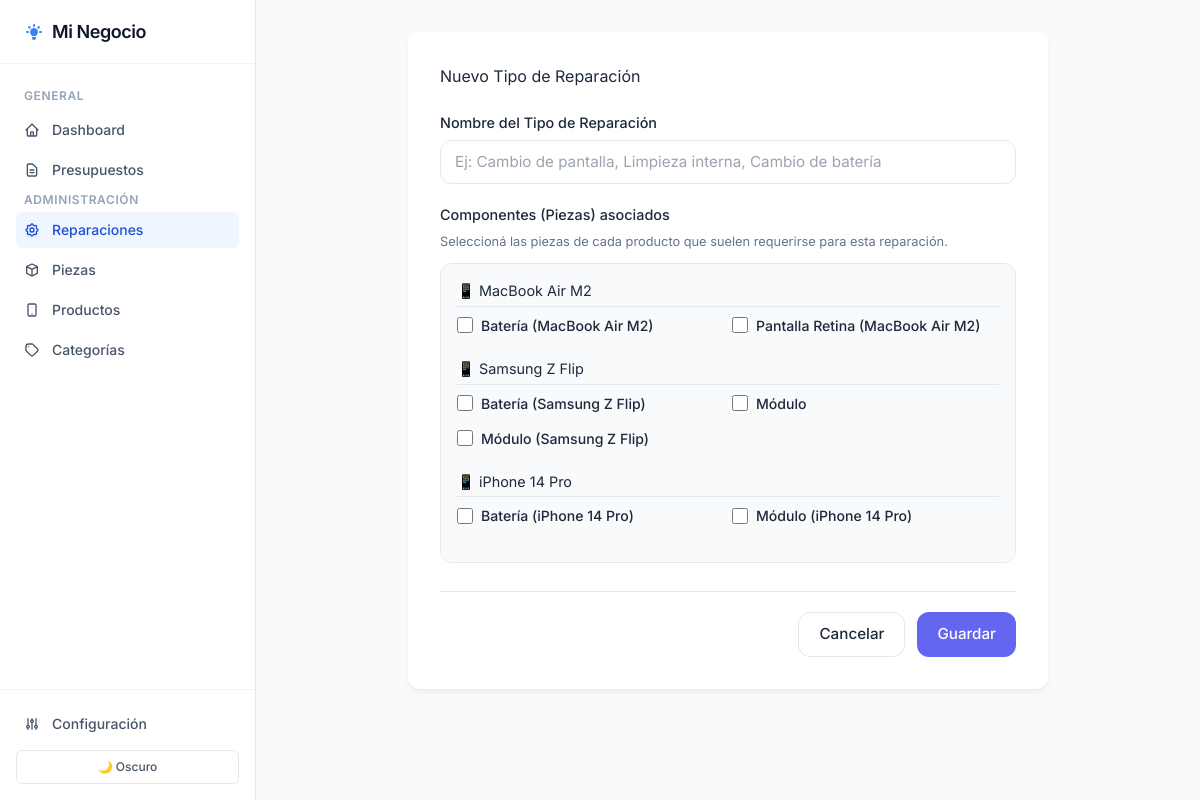
Screenshot of /tipos-reparacion/nuevo with the database file from the repository.
### tables this page shows
CREATE TABLE configuracion (
                clave TEXT PRIMARY KEY,
                valor TEXT NOT NULL,
                descripcion TEXT
            );

CREATE TABLE producto (
                id           INTEGER PRIMARY KEY AUTOINCREMENT,
                nombre       TEXT NOT NULL,
                categoria_id INTEGER NOT NULL,
                activo       INTEGER NOT NULL DEFAULT 1,
                FOREIGN KEY (categoria_id) REFERENCES categoria(id)
            );

CREATE TABLE pieza (
                id          INTEGER PRIMARY KEY AUTOINCREMENT,
                nombre      TEXT NOT NULL,
                producto_id INTEGER NOT NULL,
                activo      INTEGER NOT NULL DEFAULT 1,
                FOREIGN KEY (producto_id) REFERENCES producto(id)
            );

### app.py (the view)
@app.route("/tipos-reparacion/nuevo")
def vista_tipo_reparacion_nuevo():
    conn = None
    try:
        conn = get_connection()
        cur = conn.cursor()
        cur.execute("SELECT id, nombre FROM producto WHERE activo = 1 ORDER BY nombre")
        productos = [dict(r) for r in cur.fetchall()]
        cur.execute("SELECT id, nombre, producto_id FROM pieza WHERE activo = 1 ORDER BY nombre")
        piezas = [dict(r) for r in cur.fetchall()]
        piezas_por_producto = {}
        for p in productos:
            piezas_por_producto[p['id']] = {
                'nombre': p['nombre'],
                'piezas': []
            }
        for pz in piezas:
            pid = pz['producto_id']
            if pid in piezas_por_producto:
                piezas_por_producto[pid]['piezas'].append(pz)
        piezas_por_producto = {k: v for k, v in piezas_por_producto.items() if len(v['piezas']) > 0}
        return render_template("reparaciones/form.html", tipo=None, piezas_por_producto=piezas_por_producto, piezas_asociadas=[])
    finally:
        if conn:
            conn.close()

### app.py (called while the page is built)
def get_connection():
    conn = sqlite3.connect(DB_PATH)
    conn.row_factory = sqlite3.Row          # permite acceder columnas por nombre
    conn.execute("PRAGMA foreign_keys = ON")
    return conn

### templates/reparaciones/form.html (shortened to what this page needs)
{% extends 'base.html' %}
{% set seccion = 'reparaciones' %}
{% block content %}
<div class="form-container">
    <h2>{{ 'Editar Tipo de Reparación' if tipo else 'Nuevo Tipo de Reparación' }}</h2>
    <form action="{{ '/tipos-reparacion/' + tipo.id|string + '/actualizar' if tipo else '/tipos-reparacion/crear' }}"
          method="POST" class="styled-form">
        <div class="form-group">
            <label for="nombre">Nombre del Tipo de Reparación</label>
            <input type="text" id="nombre" name="nombre"
                   value="{{ tipo.nombre if tipo else '' }}"
                   placeholder="Ej: Cambio de pantalla, Limpieza interna, Cambio de batería"
                   required>
        </div>
        <div class="form-group">
            <label>Componentes (Piezas) asociados</label>
            <p class="hint" style="margin-bottom: 12px;">
                Seleccioná las piezas de cada producto que suelen requerirse para esta reparación.
            </p>
            <div class="product-pieces-container" style="max-height: 300px; overflow-y: auto; border: 1px solid var(--border-color); border-radius: var(--radius); padding: 16px; background: #f8fafc;">
                {% for prod_id, prod_data in piezas_por_producto.items() %}
                <div class="product-group" style="margin-bottom: 16px;">
                    <h4 style="font-size: 0.9rem; margin-bottom: 8px; color: var(--text-primary); border-bottom: 1px solid var(--border-color); padding-bottom: 4px; display: flex; align-items: center; gap: 6px;">
                        📱 {{ prod_data.nombre }}
                    </h4>
                    <div class="check-grid-horizontal" style="display: grid; grid-template-columns: repeat(auto-fill, minmax(200px, 1fr)); gap: 8px;">
                        {% for pieza in prod_data.piezas %}
                        <label class="check-item" style="display: flex; align-items: center; gap: 8px; cursor: pointer; font-size: 0.88rem;">
                            <input type="checkbox" name="piezas" value="{{ pieza.id }}"
                                   style="width: 16px; height: 16px; accent-color: var(--primary-color);">
                            <span>{{ pieza.nombre }}</span>
                        </label>
                        {% endfor %}
                    </div>
                </div>
                {% else %}
                <p class="text-muted text-sm" style="text-align: center; padding: 12px 0;">No hay piezas activas registradas.</p>
                {% endfor %}
            </div>
        </div>
        <div class="form-actions">
            <a href="/tipos-reparacion" class="btn btn-outline">Cancelar</a>
            <button type="submit" class="btn btn-primary">
                {{ 'Actualizar' if tipo else 'Guardar' }}
            </button>
        </div>
    </form>
</div>
{% endblock %}

### templates/base.html (shortened to what this page needs)
<!DOCTYPE html>
<html lang="es" data-theme="light">
<head>
    <script src="https://cdn.tailwindcss.com"></script>
    <link rel="stylesheet" href="{{ url_for('static', filename='style.css') }}">
</head>
<body class="bg-slate-50 text-slate-800 antialiased flex h-screen overflow-hidden font-sans selection:bg-blue-100 selection:text-blue-900 transition-colors duration-300 dark:bg-slate-900 dark:text-slate-100">
    <aside class="w-64 bg-white dark:bg-slate-950 border-r border-slate-200 dark:border-slate-800 flex flex-col flex-shrink-0 transition-colors duration-300">
        <div class="h-16 flex items-center px-6 border-b border-slate-100 dark:border-slate-800">
            <a href="/" class="flex items-center gap-2 text-slate-900 dark:text-white text-lg font-semibold tracking-tight hover:opacity-80 transition-opacity">
                {{ config_alias.negocio | default('Mi Negocio') }}
            </a>
        </div>
        <nav class="flex-1 px-4 py-6 overflow-y-auto space-y-1">
            <p class="px-2 text-xs font-semibold text-slate-400 dark:text-slate-500 uppercase tracking-wider mb-2">General</p>
            <a href="/" class="flex items-center gap-3 px-2 py-2 text-sm font-medium rounded-md transition-colors {% if seccion == 'dashboard' %}bg-blue-50 text-blue-700 dark:bg-blue-900/30 dark:text-blue-400{% else %}text-slate-600 hover:bg-slate-100 dark:text-slate-400 dark:hover:bg-slate-800 dark:hover:text-slate-200{% endif %}">
                <svg class="w-4 h-4" fill="none" stroke="currentColor" viewBox="0 0 24 24"><path stroke-linecap="round" stroke-linejoin="round" stroke-width="2" d="M3 12l2-2m0 0l7-7 7 7M5 10v10a1 1 0 001 1h3m10-11l2 2m-2-2v10a1 1 0 01-1 1h-3m-6 0a1 1 0 001-1v-4a1 1 0 011-1h2a1 1 0 011 1v4a1 1 0 001 1m-6 0h6"></path></svg>
                Dashboard
            </a>
            <a href="/presupuestos" class="flex items-center gap-3 px-2 py-2 text-sm font-medium rounded-md transition-colors {% if seccion == 'presupuestos' %}bg-blue-50 text-blue-700 dark:bg-blue-900/30 dark:text-blue-400{% else %}text-slate-600 hover:bg-slate-100 dark:text-slate-400 dark:hover:bg-slate-800 dark:hover:text-slate-200{% endif %}">
                <svg class="w-4 h-4" fill="none" stroke="currentColor" viewBox="0 0 24 24"><path stroke-linecap="round" stroke-linejoin="round" stroke-width="2" d="M9 12h6m-6 4h6m2 5H7a2 2 0 01-2-2V5a2 2 0 012-2h5.586a1 1 0 01.707.293l5.414 5.414a1 1 0 01.293.707V19a2 2 0 01-2 2z"></path></svg>
                Presupuestos
            </a>
            <p class="px-2 text-xs font-semibold text-slate-400 dark:text-slate-500 uppercase tracking-wider mt-6 mb-2">Administración</p>
            <a href="/tipos-reparacion" class="flex items-center gap-3 px-2 py-2 text-sm font-medium rounded-md transition-colors {% if seccion == 'reparaciones' %}bg-blue-50 text-blue-700 dark:bg-blue-900/30 dark:text-blue-400{% else %}text-slate-600 hover:bg-slate-100 dark:text-slate-400 dark:hover:bg-slate-800 dark:hover:text-slate-200{% endif %}">
                {{ config_alias.servicios | default('Servicios') }}
            </a>
            <a href="/piezas" class="flex items-center gap-3 px-2 py-2 text-sm font-medium rounded-md transition-colors {% if seccion == 'piezas' %}bg-blue-50 text-blue-700 dark:bg-blue-900/30 dark:text-blue-400{% else %}text-slate-600 hover:bg-slate-100 dark:text-slate-400 dark:hover:bg-slate-800 dark:hover:text-slate-200{% endif %}">
                <svg class="w-4 h-4" fill="none" stroke="currentColor" viewBox="0 0 24 24"><path stroke-linecap="round" stroke-linejoin="round" stroke-width="2" d="M20 7l-8-4-8 4m16 0l-8 4m8-4v10l-8 4m0-10L4 7m8 4v10M4 7v10l8 4"></path></svg>
                {{ config_alias.insumos | default('Insumos') }}
            </a>
            <a href="/productos" class="flex items-center gap-3 px-2 py-2 text-sm font-medium rounded-md transition-colors {% if seccion == 'productos' %}bg-blue-50 text-blue-700 dark:bg-blue-900/30 dark:text-blue-400{% else %}text-slate-600 hover:bg-slate-100 dark:text-slate-400 dark:hover:bg-slate-800 dark:hover:text-slate-200{% endif %}">
                <svg class="w-4 h-4" fill="none" stroke="currentColor" viewBox="0 0 24 24"><path stroke-linecap="round" stroke-linejoin="round" stroke-width="2" d="M12 18h.01M8 21h8a2 2 0 002-2V5a2 2 0 00-2-2H8a2 2 0 00-2 2v14a2 2 0 002 2z"></path></svg>
                {{ config_alias.proyectos | default('Proyectos') }}
            </a>
            <a href="/categorias" class="flex items-center gap-3 px-2 py-2 text-sm font-medium rounded-md transition-colors {% if seccion == 'categorias' %}bg-blue-50 text-blue-700 dark:bg-blue-900/30 dark:text-blue-400{% else %}text-slate-600 hover:bg-slate-100 dark:text-slate-400 dark:hover:bg-slate-800 dark:hover:text-slate-200{% endif %}">
                <svg class="w-4 h-4" fill="none" stroke="currentColor" viewBox="0 0 24 24"><path stroke-linecap="round" stroke-linejoin="round" stroke-width="2" d="M7 7h.01M7 3h5c.512 0 1.024.195 1.414.586l7 7a2 2 0 010 2.828l-7 7a2 2 0 01-2.828 0l-7-7A1.994 1.994 0 013 12V7a4 4 0 014-4z"></path></svg>
                Categorías
            </a>
        </nav>
        <div class="p-4 border-t border-slate-100 dark:border-slate-800">
            <a href="/configuracion" class="flex items-center gap-3 px-2 py-2 text-sm font-medium rounded-md text-slate-600 hover:bg-slate-100 dark:text-slate-400 dark:hover:bg-slate-800 dark:hover:text-slate-200 transition-colors">
                <svg class="w-4 h-4" fill="none" stroke="currentColor" viewBox="0 0 24 24"><path stroke-linecap="round" stroke-linejoin="round" stroke-width="2" d="M12 6V4m0 2a2 2 0 100 4m0-4a2 2 0 110 4m-6 8a2 2 0 100-4m0 4a2 2 0 110-4m0 4v2m0-6V4m6 6v10m6-2a2 2 0 100-4m0 4a2 2 0 110-4m0 4v2m0-6V4"></path></svg>
                Configuración
            </a>
            <button id="theme-toggle" class="mt-2 w-full flex justify-center items-center gap-2 px-2 py-2 text-xs font-medium rounded-md border border-slate-200 dark:border-slate-700 text-slate-600 dark:text-slate-400 hover:bg-slate-50 dark:hover:bg-slate-800 transition-colors">
                <span class="icon-dark inline dark:hidden">🌙 Oscuro</span>
            </button>
        </div>
    </aside>
    <main class="flex-1 flex flex-col overflow-y-auto">
        <div class="p-8 max-w-6xl mx-auto w-full">
            {% block content %}{% endblock %}
        </div>
    </main>
</body>
</html>

### static/style.css (style rules this page uses)
:root { --bg-color: #f4f7f6; --surface-color: #ffffff; --text-primary: #1e293b; --text-secondary: #64748b; --primary-color: #6366f1; --primary-hover: #4f46e5; --danger-color: #ef4444; --danger-hover: #dc2626; --success-color: #10b981; --warning-color: #f59e0b; --border-color: #e2e8f0; --sidebar-bg: #0f172a; --sidebar-text: #cbd5e1; --sidebar-hover: #1e293b; --sidebar-active: #38bdf8; --radius: 12px; --shadow: 0 4px 6px -1px rgba(0,0,0,.05), 0 2px 4px -1px rgba(0,0,0,.03); --shadow-lg: 0 10px 25px -3px rgba(0,0,0,.1), 0 4px 8px -2px rgba(0,0,0,.05); }
* { box-sizing: border-box; margin: 0; padding: 0; }
body { font-family: 'Inter', sans-serif; background-color: var(--bg-color); color: var(--text-primary); line-height: 1.6; transition: background-color 0.3s ease, color 0.3s ease; }
h1, h2, h3 { color: var(--text-primary); margin-bottom: 1rem; }
.btn { display: inline-flex; align-items: center; gap: 6px; padding: 10px 20px; border-radius: var(--radius); font-weight: 500; text-decoration: none; cursor: pointer; transition: all 0.2s; border: none; font-size: 0.95rem; font-family: inherit; }
.btn-primary { background-color: var(--primary-color); color: white; }
.btn-outline { background: transparent; border: 1px solid var(--border-color); color: var(--text-primary); }
.form-container { background: var(--surface-color); padding: 32px; border-radius: var(--radius); box-shadow: var(--shadow); max-width: 640px; margin: 0 auto; }
.form-container h2 { margin-bottom: 24px; }
.styled-form .form-group { margin-bottom: 20px; }
.styled-form label { display: block; font-weight: 500; margin-bottom: 6px; color: var(--text-primary); font-size: 0.9rem; }
.styled-form input[type="text"], .styled-form input[type="number"], .styled-form select, .styled-form textarea { width: 100%; padding: 10px 14px; border: 1px solid var(--border-color); border-radius: var(--radius); font-family: inherit; font-size: 0.95rem; transition: border-color 0.2s, box-shadow 0.2s; background: white; color: var(--text-primary); }
.styled-form .hint { font-size: 0.8rem; color: var(--text-secondary); margin-top: 4px; }
.form-actions { display: flex; justify-content: flex-end; gap: 12px; margin-top: 28px; padding-top: 20px; border-top: 1px solid var(--border-color); }
.text-sm { font-size: 0.85rem; }

### rows the page displays
configuracion: negocio "Mi Negocio"
configuracion: servicios "Reparaciones"
configuracion: insumos "Piezas"
configuracion: proyectos "Productos"
producto: nombre "MacBook Air M2"
pieza: nombre "Batería (MacBook Air M2)"
pieza: nombre "Pantalla Retina (MacBook Air M2)"
producto: nombre "Samsung Z Flip"
pieza: nombre "Batería (Samsung Z Flip)"
pieza: nombre "Módulo"
pieza: nombre "Módulo (Samsung Z Flip)"
producto: nombre "iPhone 14 Pro"
pieza: nombre "Batería (iPhone 14 Pro)"
pieza: nombre "Módulo (iPhone 14 Pro)"

### other values shown
{{ 'Editar Tipo de Reparación' if tipo else 'Nuevo Tipo de Reparación' }} "Nuevo Tipo de Reparación"
{{ 'Actualizar' if tipo else 'Guardar' }} "Guardar"
